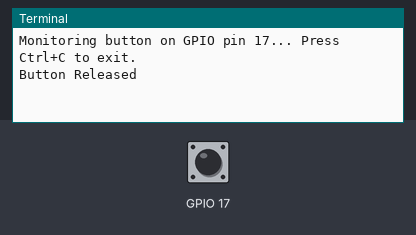
A program run on a simulated Raspberry Pi (BCM pin numbers), started with the argument 17. Parts: the last lines printed to the terminal. Inputs (shaded band) come from the test bench; at power-on: GPIO 17 HIGH.

Above: at 1.2 s.
1.3 s: GPIO 17 pulled LOW for 0.15 s
At 1.46 s:
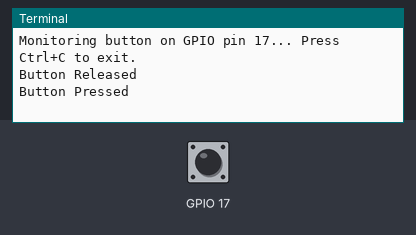
At 2.4 s:
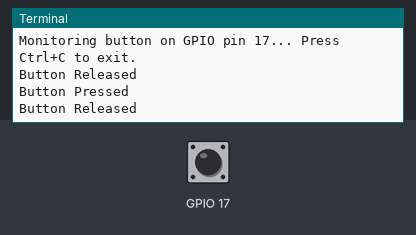

The program:

button_test.py
```python
from gpiozero import Button
from time import sleep

import sys

# 引数の取得
if len(sys.argv) != 2:
    print("Usage: python3 button_monitor.py <GPIO_PIN>")
    sys.exit(1)
gpio_pin = int(sys.argv[1])
button = Button(gpio_pin)

print(f"Monitoring button on GPIO pin {gpio_pin}... Press Ctrl+C to exit.")

previous_state = None
while True:
    current_state = button.is_pressed
    if current_state != previous_state:
        if current_state:
            print("Button Pressed")
        else:
            print("Button Released")
        previous_state = current_state
    sleep(0.1)
```

Measured:
- after the input at 1.3 s, the terminal: prints a new line at once (image 1)
